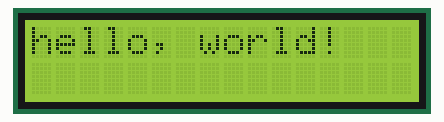
This sketch was run on a simulated Arduino Uno, built with avr-gcc and run on an emulated ATmega328P. On the bench: 16×2 character LCD.

Above: at 0.1 s.
At 1.28 s:
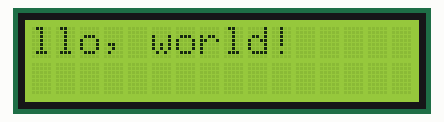
At 2.64 s:
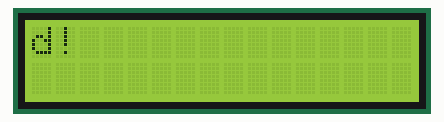
At 5.19 s:
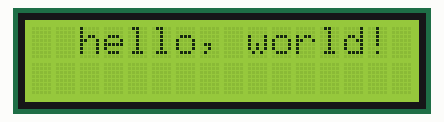
At 7.74 s:
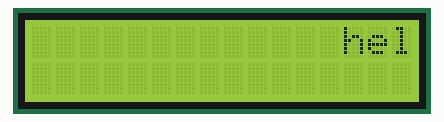
At 10.44 s:
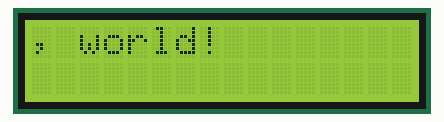

Measured:
- by itself, everything shown: repeats every 8.7 s, in 58 steps

The sketch:

2b.ino
```cpp
#include <LiquidCrystal.h>
LiquidCrystal lcd(12,11,5,4,3,2);
void setup(){
  lcd.begin(16,2);
  lcd.print("hello, world!");
  delay(1000);
}
void loop(){ // untuk perulangan program
  for (int positionCounter = 0;
       positionCounter < 13; // 13 adalah total kata hello, world!
       positionCounter++){ // untuk arah agar kata bergerak sebanyak 13 kali
        lcd.scrollDisplayLeft(); // agar kata bergerak ke kiri
        delay(150);
       }
  for (int positionCounter = 0;
       positionCounter < 29;
       positionCounter++){ // untuk arah agar kata bergerak sebanyak 29 kali
        lcd.scrollDisplayRight(); // kata bergerak ke kanan
        delay(150);
       }
   for (int positionCounter = 0;
       positionCounter < 16;
       positionCounter++){ // untuk arah agar kata bergerak sebanyak 16 kali
        lcd.scrollDisplayLeft(); // kata bergerak ke kiri
        delay(150);
       }
}
```
